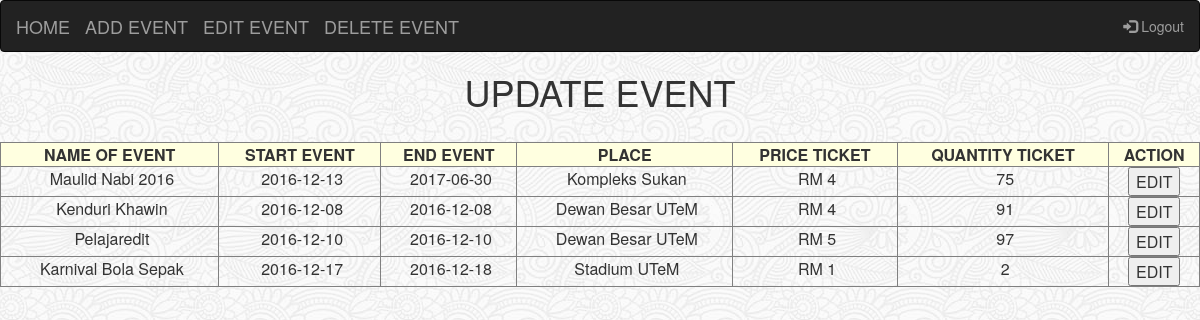
Before: /edit_event.php with the older database file.
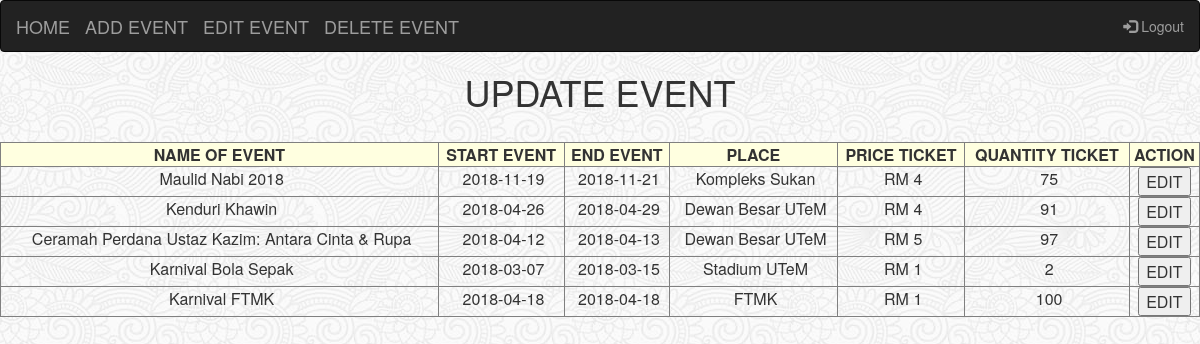
After: the same page with the newer database file.
### tables this page shows
CREATE TABLE `event` (
  `EventId` int(3) NOT NULL,
  `Name` varchar(60) NOT NULL,
  `Place` varchar(30) NOT NULL,
  `Price_Ticket` bigint(10) NOT NULL,
  `Latest_Ticket` bigint(10) NOT NULL,
  `Start_Date` date NOT NULL,
  `End_Date` date NOT NULL,
  `status` varchar(100) NOT NULL DEFAULT 'pending'
);

### edit_event.php (the view, shortened to what this page needs)
<html>
<head>
<link rel="stylesheet" href="index.css" type="text/css">
<link rel="stylesheet" href="http://maxcdn.bootstrapcdn.com/bootstrap/3.3.6/css/bootstrap.min.css">
</head>
<body>
  <div id="wrapper">
  <nav class="navbar navbar-inverse">
    <div class="container-fluid">
      <div class="navbar-header">
        <a class="navbar-brand" href="admin.php">HOME</a>
        <a class="navbar-brand" href="add_event.php">ADD EVENT</a>
        <a class="navbar-brand" href="edit_event.php">EDIT EVENT</a>
        <a class="navbar-brand" href="del_event.php">DELETE EVENT</a>
      </div>
      <ul class="nav navbar-nav navbar-right">
        <li><a href ="logout.php"><span class="glyphicon glyphicon-log-in"></span> Logout</a></li>
      </ul>
    </div>
  </nav>
  <center>
    <h1> UPDATE EVENT </h1><p>
    <?php
      $query1=mysql_query("SELECT * FROM event");
      echo "<p><br>
      <table border='1' text-align='center' width='100%'>
      <tr bgcolor='lightyellow'>
        <th><center> NAME OF EVENT </center></th>
        <th><center> START EVENT </center></th>
        <th><center> END EVENT </center></th>
        <th><center> PLACE </center></th>
        <th><center> PRICE TICKET </center></th>
        <th><center> QUANTITY TICKET </center></th>
        <th><center> ACTION </center></th>
      </tr>
      </div></div>";
      while($query2=mysql_fetch_array($query1))
      {
        echo "<form action='edit_event2.php' method='post'>";
        echo"<tr height='30px'>";
        echo "<td align='center' valign='top'>&nbsp;" . $query2['Name'] . "</td>";
        echo "<td align='center' valign='top'>&nbsp;" . $query2['Start_Date'] . "</td>";
        echo "<td align='center' valign='top'>&nbsp;" . $query2['End_Date'] . "</td>";
        echo "<td align='center' valign='top'>&nbsp;" . $query2['Place'] . "</td>";
        echo "<td align='center' valign='top'>&nbsp;RM " . $query2['Price_Ticket'] . "</td>";
        echo "<td align='center' valign='top'>&nbsp;" . $query2['Latest_Ticket'] . "</td>";
        echo "<td align='center'>
        <button type='submit' span='2' >EDIT</button></form>";
      }
    ?>
</body>
</html>

Changed rows visible on the page:
changed event "Kompleks Sukan": Name "Maulid Nabi 2016" → "Maulid Nabi 2018"; Start_Date "2016-12-13" → "2018-11-19"; End_Date "2017-06-30" → "2018-11-21"
changed event "Kenduri Khawin": Start_Date "2016-12-08" → "2018-04-26"; End_Date "2016-12-08" → "2018-04-29"
changed event: Name "Pelajaredit" → "Ceramah Perdana Ustaz Kazim: Antara Cinta & Rupa"; Start_Date "2016-12-10" → "2018-04-12"; End_Date "2016-12-10" → "2018-04-13"
changed event "Karnival Bola Sepak": Start_Date "2016-12-17" → "2018-03-07"; End_Date "2016-12-18" → "2018-03-15"
added event: Name "Karnival FTMK", Start_Date "2018-04-18", End_Date "2018-04-18", Place "FTMK", Price_Ticket "1", Latest_Ticket "100"
